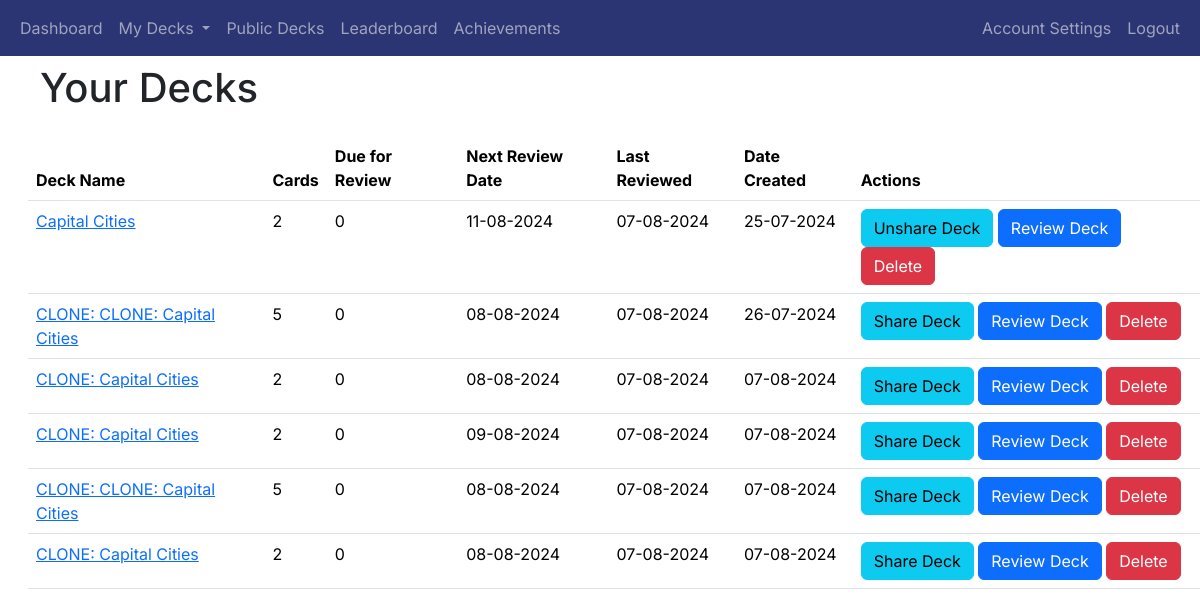
/decks (signed in), run on the app's committed database.
### app/decks/models.py (models this page shows, shortened)
class Deck(db.Model):
    deck_id = db.Column(db.Integer, primary_key=True)
    name = db.Column(db.String(100), nullable=False)
    user_id = db.Column(db.Integer, db.ForeignKey('user.user_id'), nullable=False)
    created_at = db.Column(db.DateTime, nullable=False, default=datetime.utcnow)
    shared = db.Column(db.Boolean, default=False)
    review_start_date = db.Column(db.DateTime, nullable=True)
    cards = db.relationship('Card', backref='deck', cascade='all, delete-orphan', lazy=True)

### app/decks/routes.py (the view)
@decks_blueprint.route('/decks')
@login_required
def decks():
    user_decks = Deck.query.filter_by(user_id=current_user.user_id).all()
    deck_data = []
    for deck in user_decks:
        card_count = Card.query.filter_by(deck_id=deck.deck_id).count()
        due_count = Card.query.filter(Card.deck_id == deck.deck_id,
                                      Card.next_review_date <= datetime.utcnow()).count()
        next_review = db.session.query(Card.next_review_date).filter(
            Card.deck_id == deck.deck_id
        ).order_by(Card.next_review_date.asc()).first()
        if next_review:
            if next_review.next_review_date.date() < datetime.utcnow().date():
                next_review_date = datetime.utcnow().strftime('%d-%m-%Y')
            else:
                next_review_date = next_review.next_review_date.strftime('%d-%m-%Y')
        else:
            next_review_date = 'N/A'
        last_review = db.session.query(ReviewOutcome.timestamp).join(Card,
                                                                     Card.card_id == ReviewOutcome.card_id).filter(
            Card.deck_id == deck.deck_id,
            ReviewOutcome.user_id == current_user.user_id
        ).order_by(ReviewOutcome.timestamp.desc()).first()
        last_review_date = last_review.timestamp.strftime('%d-%m-%Y') if last_review else 'N/A'
        deck_data.append({
            'deck_id': deck.deck_id,
            'name': deck.name,
            'cards': card_count,
            'due_for_review': due_count,
            'shared': deck.shared,
            'next_review_date': next_review_date,
            'last_review_date': last_review_date,
            'created_at': deck.created_at.strftime('%d-%m-%Y'),
        })
    return render_template('decks.html', decks=deck_data)

### app/__init__.py (called while the page is built)
@login_manager.user_loader
def load_user(user_id):
    return User.query.get(int(user_id))

### app/decks/templates/decks.html (shortened to what this page needs)
{% extends "base.html" %}
{% block heading %}Your Decks{% endblock %}
{% block content %}
<table class="table">
    <thead>
        <tr>
            <th>Deck Name</th>
            <th>Cards</th>
            <th>Due for Review</th>
            <th>Next Review Date</th>
            <th>Last Reviewed</th>
            <th>Date Created</th>
            <th>Actions</th>
        </tr>
    </thead>
    <tbody>
        {% for deck in decks %}
        <tr>
            <td><a href="{{ url_for('decks.view_deck', deck_id=deck['deck_id']) }}">{{ deck['name'] }}</a></td>
            <td>{{ deck['cards'] }}</td>
            <td>{{ deck['due_for_review'] }}</td>
            <td>{{ deck['next_review_date'] }}</td>
            <td>{{ deck['last_review_date'] }}</td>
            <td>{{ deck['created_at'] }}</td>
            <td>
                <a href="{{ url_for('decks.share_deck', deck_id=deck['deck_id']) }}" class="btn btn-info">
                    {% if deck['shared'] %}
                    Unshare Deck
                    {% else %}
                    Share Deck
                    {% endif %}
                </a>
                <a href="{{ url_for('review.start_review', deck_id=deck['deck_id']) }}" class="btn btn-primary">Review Deck</a>
                <button class="btn btn-danger" onclick="confirmDelete('{{ url_for('decks.delete_deck', deck_id=deck['deck_id']) }}')">Delete</button>
            </td>
        </tr>
        {% endfor %}
    </tbody>
</table>
{% endblock %}

### app/templates/base.html (shortened to what this page needs)
<!doctype html>
<html lang="en">
<head>
    <link href="https://cdn.jsdelivr.net/npm/bootstrap@5.3.2/dist/css/bootstrap.min.css" rel="stylesheet"
>
    <link rel="stylesheet" href="{{ url_for('static', filename='styles.css') }}">
</head>
<body>
<header class="site-header">
    <nav class="navbar navbar-expand-sm navbar-dark bg-dark-blue">
        <div class="container-fluid">
            <div class="collapse navbar-collapse" id="navbarToggle">
                <div class="navbar-nav me-auto">
                    {% if current_user.is_authenticated %}
                    <a class="nav-item nav-link" href="{{ url_for('main.dashboard') }}">Dashboard</a>
                    <li class="nav-item dropdown">
                        <a class="nav-link dropdown-toggle" href="#" id="navbarDropdown" role="button" data-bs-toggle="dropdown" aria-expanded="false">
                            My Decks
                        </a>
                    </li>
                    <a class="nav-item nav-link" href="{{ url_for('decks.public_decks') }}">Public Decks</a>
                    <a class="nav-item nav-link" href="{{ url_for('gamification.leaderboard') }}">Leaderboard</a>
                    <a class="nav-item nav-link" href="{{ url_for('gamification.user_achievements') }}">Achievements</a>
                </div>
                <div class="navbar-nav ms-auto">
                    <a class="nav-link" href="{{ url_for('auth.account_settings') }}">Account Settings</a>
                    <a class="nav-item nav-link" href="{{ url_for('auth.logout') }}">Logout</a>
                    {% else %}
                    <a class="nav-item nav-link" href="{{ url_for('main.index') }}">Home</a>
                </div>
                <div class="navbar-nav ms-auto">
                    <a class="nav-item nav-link" href="{{ url_for('auth.login') }}">Login</a>
                    <a class="nav-item nav-link" href="{{ url_for('auth.register') }}">Register</a>
                    {% endif %}
                </div>
            </div>
        </div>
    </nav>
</header>
<main role="main" class="container-fluid">
    <div class="row mt-2 ms-3">
        <div class="col-auto text-center">
            <h1>{%  block heading %}{% endblock %}</h1>
        </div>
    </div>
    <div class="row mt-3 ms-3">
        {% block content %}{% endblock %}
    </div>
</main>
</body>
</html>

### app/static/styles.css (style rules this page uses)
.bg-dark-blue { background-color: #2c3573 !important; }

### app/templates/base.html (style rules this page uses)
body { font-family: 'Inter', sans-serif; }
h1, h2, h3, h4, h5, h6, p, a { font-family: 'Inter', sans-serif; }

### data on the page
Deck: name "Capital Cities", cards "2", due_for_review "0", next_review_date "11-08-2024", last_review_date "07-08-2024", created_at "25-07-2024", shows "Unshare Deck"
Deck: name "CLONE: CLONE: Capital Cities", cards "5", due_for_review "0", next_review_date "08-08-2024", last_review_date "07-08-2024", created_at "26-07-2024", shows "Share Deck"
Deck: name "CLONE: Capital Cities", cards "2", due_for_review "0", next_review_date "08-08-2024", last_review_date "07-08-2024", created_at "07-08-2024", shows "Share Deck"
Deck: name "CLONE: Capital Cities", cards "2", due_for_review "0", next_review_date "09-08-2024", last_review_date "07-08-2024", created_at "07-08-2024", shows "Share Deck"
Deck: name "CLONE: CLONE: Capital Cities", cards "5", due_for_review "0", next_review_date "08-08-2024", last_review_date "07-08-2024", created_at "07-08-2024", shows "Share Deck"
Deck: name "CLONE: Capital Cities", cards "2", due_for_review "0", next_review_date "08-08-2024", last_review_date "07-08-2024", created_at "07-08-2024", shows "Share Deck"
